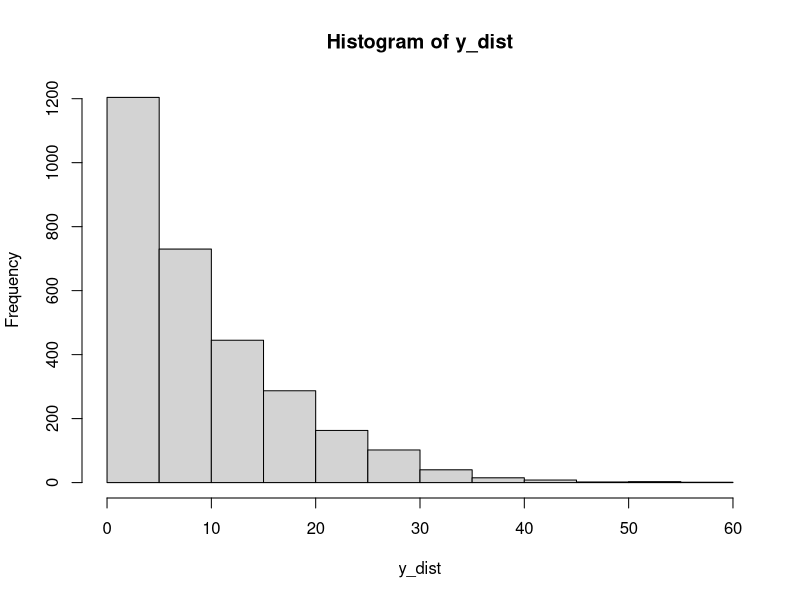

Source code (R):
## ---- chunk 1
set.seed(10000)
k = 100
n = 10
y_dist <- replicate(3000, {
  y_i = min(sample(1:k, n, replace=TRUE))
})

hist(y_dist)
